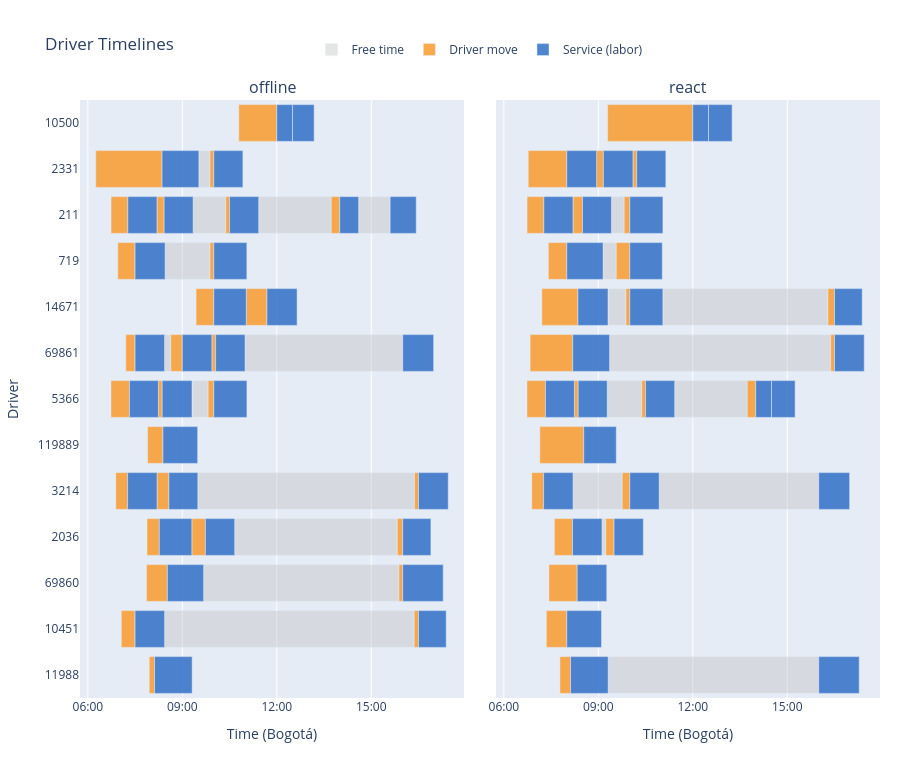

Notebook code cell kept with this figure:
### Markdown cell above
---
## Gantt Charts — Driver Timelines

### Code cell
build_comparison_gantt_figure(pair, LABEL_A, LABEL_B).show()

### Figure 1 — Plotly figure (JSON) as saved in the notebook; plotly's stock layout.template omitted (floating-point values rounded to 4 significant figures)
{"data": [{"base": ["2026-05-19T08:26:11.400000", "2026-05-19T09:56:19.200000", "2026-05-19T10:59:32.500000", "2026-05-19T08:26:18.600000", "2026-05-19T08:11:45.300000", "2026-05-19T09:20:36.600000", "2026-05-19T11:25:32.400000", "2026-05-19T14:35:57.600000", "2026-05-19T08:11:54.180000", "2026-05-19T09:29:34.780000", "2026-05-19T09:31:32.820000", "2026-05-19T09:40:39.480000", "2026-05-19T08:14:29.400000", "2026-05-19T09:18:29", "2026-05-19T09:18:11.340000", "2026-05-19T10:39:48.380000", "2026-05-19T08:27:15.600000", "2026-05-19T11:01:52.200000"], "hoverinfo": "text", "hovertext": ["<b>Free time</b><br>Driver: 69861<br>Labor: 595707<br>Service: 488755<br>Start: 08:26<br>End:   08:38<br>Duration: 12.0 min", "<b>Free time</b><br>Driver: 69861<br>Labor: 595229<br>Service: 488287<br>Start: 09:56<br>End:   09:56<br>Duration: 0.0 min", "<b>Free time</b><br>Driver: 69861<br>Labor: 595265<br>Service: 488323<br>Start: 10:59<br>End:   16:00<br>Duration: 300.5 min", "<b>Free time</b><br>Driver: 10451<br>Labor: 592918<br>Service: 486064<br>Start: 08:26<br>End:   16:21<br>Duration: 475.5 min", "<b>Free time</b><br>Driver: 211<br>Labor: 594864<br>Service: 487937<br>Start: 08:11<br>End:   08:11<br>Duration: 0.0 min", "<b>Free time</b><br>Driver: 211<br>Labor: 596513<br>Service: 489558<br>Start: 09:20<br>End:   10:22<br>Duration: 62.2 min", "<b>Free time</b><br>Driver: 211<br>Labor: 594810<br>Service: 487886<br>Start: 11:25<br>End:   13:43<br>Duration: 138.3 min", "<b>Free time</b><br>Driver: 211<br>Labor: 594812<br>Service: 487886<br>Start: 14:35<br>End:   15:35<br>Duration: 60.0 min", "<b>Free time</b><br>Driver: 3214<br>Labor: 593437<br>Service: 486562<br>Start: 08:11<br>End:   08:11<br>Duration: 0.0 min", "<b>Free time</b><br>Driver: 3214<br>Labor: 594866<br>Service: 487939<br>Start: 09:29<br>End:   16:22<br>Duration: 412.9 min", "<b>Free time</b><br>Driver: 2331<br>Labor: 595117<br>Service: 488182<br>Start: 09:31<br>End:   09:52<br>Duration: 21.2 min", "<b>Free time</b><br>Driver: 69860<br>Labor: 594595<br>Service: 487677<br>Start: 09:40<br>End:   15:52<br>Duration: 372.1 min", "<b>Free time</b><br>Driver: 5366<br>Labor: 595357<br>Service: 488415<br>Start: 08:14<br>End:   08:14<br>Duration: 0.0 min", "<b>Free time</b><br>Driver: 5366<br>Labor: 594701<br>Service: 487778<br>Start: 09:18<br>End:   09:49<br>Duration: 30.7 min", "<b>Free time</b><br>Driver: 2036<br>Labor: 595364<br>Service: 488422<br>Start: 09:18<br>End:   09:18<br>Duration: 0.0 min", "<b>Free time</b><br>Driver: 2036<br>Labor: 596575<br>Service: 489620<br>Start: 10:39<br>End:   15:49<br>Duration: 309.9 min", "<b>Free time</b><br>Driver: 719<br>Labor: 595861<br>Service: 488908<br>Start: 08:27<br>End:   09:52<br>Duration: 85.5 min", "<b>Free time</b><br>Driver: 14671<br>Labor: 596706<br>Service: 489754<br>Start: 11:01<br>End:   11:01<br>Duration: 0.0 min"], "legendgroup": "FREE_TIME", "marker": {"color": "rgba(190, 190, 190, 0.40)"}, "name": "Free time", "orientation": "h", "showlegend": true, "type": "bar", "x": [720180, 100, 18027500, 28530900, 300, 3731400, 8297000.0, 3600100, 100, 24773780, 1275180, 22328520, 200, 1842820, 200, 18591520, 5132400, 100], "xaxis": "x", "y": ["69861", "69861", "69861", "10451", "211", "211", "211", "211", "3214", "3214", "2331", "69860", "5366", "5366", "2036", "2036", "719", "14671"], "yaxis": "y"}, {"base": ["2026-05-19T07:12:21.600000", "2026-05-19T08:38:11.580000", "2026-05-19T09:56:19.300000", "2026-05-19T07:03:52.200000", "2026-05-19T16:21:49.500000", "2026-05-19T06:44:14.100000", "2026-05-19T08:11:45.600000", "2026-05-19T10:22:48", "2026-05-19T13:43:49.260000", "2026-05-19T06:53:18.780000", "2026-05-19T08:11:54.280000", "2026-05-19T16:22:28.560000", "2026-05-19T06:15:05.220000", "2026-05-19T09:52:48", "2026-05-19T07:53:51.360000", "2026-05-19T10:47:42", "2026-05-19T07:51:53.280000", "2026-05-19T15:52:48", "2026-05-19T07:57:03.600000", "2026-05-19T06:44:06", "2026-05-19T08:14:29.600000", "2026-05-19T09:49:11.820000", "2026-05-19T07:52:46.740000", "2026-05-19T09:18:11.540000", "2026-05-19T15:49:39.900000", "2026-05-19T06:57:07.200000", "2026-05-19T09:52:48", "2026-05-19T09:26:11.400000", "2026-05-19T11:01:52.300000"], "hoverinfo": "text", "hovertext": ["<b>Driver move</b><br>Driver: 69861<br>Labor: 564503<br>Service: 458639<br>Start: 07:12<br>End:   07:30<br>Duration: 17.6 min<br>Distance: 5.88 km", "<b>Driver move</b><br>Driver: 69861<br>Labor: 595707<br>Service: 488755<br>Start: 08:38<br>End:   09:00<br>Duration: 21.8 min<br>Distance: 11.20 km", "<b>Driver move</b><br>Driver: 69861<br>Labor: 595229<br>Service: 488287<br>Start: 09:56<br>End:   10:03<br>Duration: 7.2 min<br>Distance: 3.39 km", "<b>Driver move</b><br>Driver: 10451<br>Labor: 592127<br>Service: 485307<br>Start: 07:03<br>End:   07:30<br>Duration: 26.1 min<br>Distance: 8.71 km", "<b>Driver move</b><br>Driver: 10451<br>Labor: 592918<br>Service: 486064<br>Start: 16:21<br>End:   16:30<br>Duration: 8.2 min<br>Distance: 4.98 km", "<b>Driver move</b><br>Driver: 211<br>Labor: 592917<br>Service: 486063<br>Start: 06:44<br>End:   07:16<br>Duration: 32.1 min<br>Distance: 10.70 km", "<b>Driver move</b><br>Driver: 211<br>Labor: 594864<br>Service: 487937<br>Start: 08:11<br>End:   08:25<br>Duration: 13.6 min<br>Distance: 7.69 km", "<b>Driver move</b><br>Driver: 211<br>Labor: 596513<br>Service: 489558<br>Start: 10:22<br>End:   10:30<br>Duration: 7.2 min<br>Distance: 1.13 km", "<b>Driver move</b><br>Driver: 211<br>Labor: 594810<br>Service: 487886<br>Start: 13:43<br>End:   14:00<br>Duration: 16.2 min<br>Distance: 6.18 km", "<b>Driver move</b><br>Driver: 3214<br>Labor: 593949<br>Service: 487054<br>Start: 06:53<br>End:   07:15<br>Duration: 22.5 min<br>Distance: 7.50 km", "<b>Driver move</b><br>Driver: 3214<br>Labor: 593437<br>Service: 486562<br>Start: 08:11<br>End:   08:34<br>Duration: 22.6 min<br>Distance: 10.04 km", "<b>Driver move</b><br>Driver: 3214<br>Labor: 594866<br>Service: 487939<br>Start: 16:22<br>End:   16:30<br>Duration: 7.5 min<br>Distance: 5.00 km", "<b>Driver move</b><br>Driver: 2331<br>Labor: 594031<br>Service: 487130<br>Start: 06:15<br>End:   08:21<br>Duration: 126.3 min<br>Distance: 42.10 km", "<b>Driver move</b><br>Driver: 2331<br>Labor: 595117<br>Service: 488182<br>Start: 09:52<br>End:   10:00<br>Duration: 7.2 min<br>Distance: 4.76 km", "<b>Driver move</b><br>Driver: 119889<br>Labor: 594263<br>Service: 487359<br>Start: 07:53<br>End:   08:23<br>Duration: 29.3 min<br>Distance: 9.76 km", "<b>Driver move</b><br>Driver: 10500<br>Labor: 594512<br>Service: 487600<br>Start: 10:47<br>End:   12:00<br>Duration: 72.3 min<br>Distance: 24.10 km", "<b>Driver move</b><br>Driver: 69860<br>Labor: 594521<br>Service: 487607<br>Start: 07:51<br>End:   08:31<br>Duration: 39.7 min<br>Distance: 13.22 km", "<b>Driver move</b><br>Driver: 69860<br>Labor: 594595<br>Service: 487677<br>Start: 15:52<br>End:   16:00<br>Duration: 7.2 min<br>Distance: 1.04 km", "<b>Driver move</b><br>Driver: 11988<br>Labor: 594592<br>Service: 487675<br>Start: 07:57<br>End:   08:07<br>Duration: 10.1 min<br>Distance: 3.38 km", "<b>Driver move</b><br>Driver: 5366<br>Labor: 594651<br>Service: 487728<br>Start: 06:44<br>End:   07:19<br>Duration: 35.4 min<br>Distance: 11.80 km", "<b>Driver move</b><br>Driver: 5366<br>Labor: 595357<br>Service: 488415<br>Start: 08:14<br>End:   08:21<br>Duration: 7.2 min<br>Distance: 3.92 km", "<b>Driver move</b><br>Driver: 5366<br>Labor: 594701<br>Service: 487778<br>Start: 09:49<br>End:   10:00<br>Duration: 10.8 min<br>Distance: 6.98 km", "<b>Driver move</b><br>Driver: 2036<br>Labor: 595236<br>Service: 488294<br>Start: 07:52<br>End:   08:16<br>Duration: 23.5 min<br>Distance: 7.82 km", "<b>Driver move</b><br>Driver: 2036<br>Labor: 595364<br>Service: 488422<br>Start: 09:18<br>End:   09:44<br>Duration: 25.8 min<br>Distance: 10.10 km", "<b>Driver move</b><br>Driver: 2036<br>Labor: 596575<br>Service: 489620<br>Start: 15:49<br>End:   16:00<br>Duration: 10.3 min<br>Distance: 5.73 km", "<b>Driver move</b><br>Driver: 719<br>Labor: 595371<br>Service: 488429<br>Start: 06:57<br>End:   07:30<br>Duration: 32.9 min<br>Distance: 10.96 km", "<b>Driver move</b><br>Driver: 719<br>Labor: 595861<br>Service: 488908<br>Start: 09:52<br>End:   10:00<br>Duration: 7.2 min<br>Distance: 2.51 km", "<b>Driver move</b><br>Driver: 14671<br>Labor: 595728<br>Service: 488776<br>Start: 09:26<br>End:   10:00<br>Duration: 33.8 min<br>Distance: 11.27 km", "<b>Driver move</b><br>Driver: 14671<br>Labor: 596706<br>Service: 489754<br>Start: 11:01<br>End:   11:41<br>Duration: 39.4 min<br>Distance: 13.44 km"], "legendgroup": "DRIVER_MOVE", "marker": {"color": "rgba(250, 155, 45,  0.85)"}, "name": "Driver move", "orientation": "h", "showlegend": true, "type": "bar", "x": [1058400, 1308420, 432000, 1567800, 490500, 1926000, 815400, 432000, 970740, 1350000, 1356300, 451440, 7578000, 432000, 1756800, 4338000, 2379600, 432000, 608400, 2124000, 432000, 648180, 1407600, 1549440, 620100, 1972800, 432000, 2028600, 2364660], "xaxis": "x", "y": ["69861", "69861", "69861", "10451", "10451", "211", "211", "211", "211", "3214", "3214", "3214", "2331", "2331", "119889", "10500", "69860", "69860", "11988", "5366", "5366", "5366", "2036", "2036", "2036", "719", "719", "14671", "14671"], "yaxis": "y"}, {"base": ["2026-05-19T07:30:00", "2026-05-19T09:00:00", "2026-05-19T10:03:31.300000", "2026-05-19T16:00:00", "2026-05-19T07:30:00", "2026-05-19T16:30:00", "2026-05-19T07:16:20.100000", "2026-05-19T08:25:21", "2026-05-19T10:30:00", "2026-05-19T14:00:00", "2026-05-19T15:35:57.700000", "2026-05-19T07:15:48.780000", "2026-05-19T08:34:30.580000", "2026-05-19T16:30:00", "2026-05-19T08:21:23.220000", "2026-05-19T10:00:00", "2026-05-19T08:23:08.160000", "2026-05-19T12:00:00", "2026-05-19T12:30:00", "2026-05-19T08:31:32.880000", "2026-05-19T16:00:00", "2026-05-19T08:07:12", "2026-05-19T07:19:30", "2026-05-19T08:21:41.600000", "2026-05-19T10:00:00", "2026-05-19T08:16:14.340000", "2026-05-19T09:44:00.980000", "2026-05-19T16:00:00", "2026-05-19T07:30:00", "2026-05-19T10:00:00", "2026-05-19T10:00:00", "2026-05-19T11:41:16.960000"], "hoverinfo": "text", "hovertext": ["<b>Service (labor)</b><br>Driver: 69861<br>Labor: 564503<br>Service: 458639<br>Start: 07:30<br>End:   08:26<br>Duration: 56.2 min<br>Distance: 10.07 km", "<b>Service (labor)</b><br>Driver: 69861<br>Labor: 595707<br>Service: 488755<br>Start: 09:00<br>End:   09:56<br>Duration: 56.3 min<br>Distance: 8.59 km", "<b>Service (labor)</b><br>Driver: 69861<br>Labor: 595229<br>Service: 488287<br>Start: 10:03<br>End:   10:59<br>Duration: 56.0 min<br>Distance: 9.72 km", "<b>Service (labor)</b><br>Driver: 69861<br>Labor: 595265<br>Service: 488323<br>Start: 16:00<br>End:   16:58<br>Duration: 58.8 min<br>Distance: 9.58 km", "<b>Service (labor)</b><br>Driver: 10451<br>Labor: 592127<br>Service: 485307<br>Start: 07:30<br>End:   08:26<br>Duration: 56.3 min<br>Distance: 6.14 km", "<b>Service (labor)</b><br>Driver: 10451<br>Labor: 592918<br>Service: 486064<br>Start: 16:30<br>End:   17:22<br>Duration: 52.8 min<br>Distance: 6.12 km", "<b>Service (labor)</b><br>Driver: 211<br>Labor: 592917<br>Service: 486063<br>Start: 07:16<br>End:   08:11<br>Duration: 55.4 min<br>Distance: 7.34 km", "<b>Service (labor)</b><br>Driver: 211<br>Labor: 594864<br>Service: 487937<br>Start: 08:25<br>End:   09:20<br>Duration: 55.3 min<br>Distance: 7.19 km", "<b>Service (labor)</b><br>Driver: 211<br>Labor: 596513<br>Service: 489558<br>Start: 10:30<br>End:   11:25<br>Duration: 55.5 min<br>Distance: 6.79 km", "<b>Service (labor)</b><br>Driver: 211<br>Labor: 594810<br>Service: 487886<br>Start: 14:00<br>End:   14:35<br>Duration: 36.0 min<br>Distance: 2.78 km", "<b>Service (labor)</b><br>Driver: 211<br>Labor: 594812<br>Service: 487886<br>Start: 15:35<br>End:   16:25<br>Duration: 49.8 min<br>Distance: 2.25 km", "<b>Service (labor)</b><br>Driver: 3214<br>Labor: 593949<br>Service: 487054<br>Start: 07:15<br>End:   08:11<br>Duration: 56.1 min<br>Distance: 7.56 km", "<b>Service (labor)</b><br>Driver: 3214<br>Labor: 593437<br>Service: 486562<br>Start: 08:34<br>End:   09:29<br>Duration: 55.1 min<br>Distance: 4.21 km", "<b>Service (labor)</b><br>Driver: 3214<br>Labor: 594866<br>Service: 487939<br>Start: 16:30<br>End:   17:26<br>Duration: 56.7 min<br>Distance: 8.08 km", "<b>Service (labor)</b><br>Driver: 2331<br>Labor: 594031<br>Service: 487130<br>Start: 08:21<br>End:   09:31<br>Duration: 70.2 min<br>Distance: 16.38 km", "<b>Service (labor)</b><br>Driver: 2331<br>Labor: 595117<br>Service: 488182<br>Start: 10:00<br>End:   10:55<br>Duration: 55.5 min<br>Distance: 7.05 km", "<b>Service (labor)</b><br>Driver: 119889<br>Labor: 594263<br>Service: 487359<br>Start: 08:23<br>End:   09:29<br>Duration: 66.1 min<br>Distance: 15.47 km", "<b>Service (labor)</b><br>Driver: 10500<br>Labor: 594512<br>Service: 487600<br>Start: 12:00<br>End:   12:30<br>Duration: 30.0 min", "<b>Service (labor)</b><br>Driver: 10500<br>Labor: 594514<br>Service: 487600<br>Start: 12:30<br>End:   13:11<br>Duration: 41.2 min<br>Distance: 8.79 km", "<b>Service (labor)</b><br>Driver: 69860<br>Labor: 594521<br>Service: 487607<br>Start: 08:31<br>End:   09:40<br>Duration: 69.1 min<br>Distance: 20.46 km", "<b>Service (labor)</b><br>Driver: 69860<br>Labor: 594595<br>Service: 487677<br>Start: 16:00<br>End:   17:17<br>Duration: 77.1 min<br>Distance: 22.68 km", "<b>Service (labor)</b><br>Driver: 11988<br>Labor: 594592<br>Service: 487675<br>Start: 08:07<br>End:   09:18<br>Duration: 71.6 min<br>Distance: 20.70 km", "<b>Service (labor)</b><br>Driver: 5366<br>Labor: 594651<br>Service: 487728<br>Start: 07:19<br>End:   08:14<br>Duration: 55.0 min<br>Distance: 5.46 km", "<b>Service (labor)</b><br>Driver: 5366<br>Labor: 595357<br>Service: 488415<br>Start: 08:21<br>End:   09:18<br>Duration: 56.8 min<br>Distance: 8.31 km", "<b>Service (labor)</b><br>Driver: 5366<br>Labor: 594701<br>Service: 487778<br>Start: 10:00<br>End:   11:03<br>Duration: 63.1 min<br>Distance: 14.16 km", "<b>Service (labor)</b><br>Driver: 2036<br>Labor: 595236<br>Service: 488294<br>Start: 08:16<br>End:   09:18<br>Duration: 62.0 min<br>Distance: 13.43 km", "<b>Service (labor)</b><br>Driver: 2036<br>Labor: 595364<br>Service: 488422<br>Start: 09:44<br>End:   10:39<br>Duration: 55.8 min<br>Distance: 8.17 km", "<b>Service (labor)</b><br>Driver: 2036<br>Labor: 596575<br>Service: 489620<br>Start: 16:00<br>End:   16:53<br>Duration: 53.7 min<br>Distance: 6.92 km", "<b>Service (labor)</b><br>Driver: 719<br>Labor: 595371<br>Service: 488429<br>Start: 07:30<br>End:   08:27<br>Duration: 57.3 min<br>Distance: 8.39 km", "<b>Service (labor)</b><br>Driver: 719<br>Labor: 595861<br>Service: 488908<br>Start: 10:00<br>End:   11:03<br>Duration: 63.0 min<br>Distance: 13.60 km", "<b>Service (labor)</b><br>Driver: 14671<br>Labor: 595728<br>Service: 488776<br>Start: 10:00<br>End:   11:01<br>Duration: 61.9 min<br>Distance: 8.32 km", "<b>Service (labor)</b><br>Driver: 14671<br>Labor: 596706<br>Service: 489754<br>Start: 11:41<br>End:   12:38<br>Duration: 57.4 min<br>Distance: 7.14 km"], "legendgroup": "VEHICLE_TRANSPORTATION", "marker": {"color": "rgba(55,  115, 200, 0.88)"}, "name": "Service (labor)", "orientation": "h", "showlegend": true, "type": "bar", "x": [3371400, 3379200, 3361200, 3529800, 3378600, 3167400, 3325200, 3315600, 3332400, 2157600, 2986800, 3365400, 3304200, 3402000, 4209600, 3328200, 3966600, 1800000, 2473200, 4147000.0, 4627200, 4293600, 3299400, 3407400, 3788400, 3717000, 3347400, 3219600, 3435600, 3781200, 3712200, 3445800], "xaxis": "x", "y": ["69861", "69861", "69861", "69861", "10451", "10451", "211", "211", "211", "211", "211", "3214", "3214", "3214", "2331", "2331", "119889", "10500", "10500", "69860", "69860", "11988", "5366", "5366", "5366", "2036", "2036", "2036", "719", "719", "14671", "14671"], "yaxis": "y"}, {"base": ["2026-05-19T09:07:05.160000", "2026-05-19T08:11:45.300000", "2026-05-19T09:25:04.200000", "2026-05-19T09:18:28.560000", "2026-05-19T11:03:01.200000", "2026-05-19T08:11:54.180000", "2026-05-19T10:56:01.200000", "2026-05-19T09:21:28.740000", "2026-05-19T09:09:06.600000", "2026-05-19T09:18:45.600000", "2026-05-19T08:14:29.400000", "2026-05-19T09:16:57.200000", "2026-05-19T11:25:32.400000", "2026-05-19T08:56:47.400000", "2026-05-19T10:06:01.080000"], "hoverinfo": "text", "hovertext": ["<b>Free time</b><br>Driver: 2036<br>Labor: 595364<br>Service: 488422<br>Start: 09:07<br>End:   09:14<br>Duration: 7.3 min", "<b>Free time</b><br>Driver: 211<br>Labor: 593437<br>Service: 486562<br>Start: 08:11<br>End:   08:11<br>Duration: 0.1 min", "<b>Free time</b><br>Driver: 211<br>Labor: 594701<br>Service: 487778<br>Start: 09:25<br>End:   09:49<br>Duration: 24.2 min", "<b>Free time</b><br>Driver: 14671<br>Labor: 595861<br>Service: 488908<br>Start: 09:18<br>End:   09:52<br>Duration: 34.3 min", "<b>Free time</b><br>Driver: 14671<br>Labor: 592918<br>Service: 486064<br>Start: 11:03<br>End:   16:17<br>Duration: 314.6 min", "<b>Free time</b><br>Driver: 3214<br>Labor: 595229<br>Service: 488287<br>Start: 08:11<br>End:   09:45<br>Duration: 93.7 min", "<b>Free time</b><br>Driver: 3214<br>Labor: 595265<br>Service: 488323<br>Start: 10:56<br>End:   16:00<br>Duration: 304.0 min", "<b>Free time</b><br>Driver: 69861<br>Labor: 594866<br>Service: 487939<br>Start: 09:21<br>End:   16:22<br>Duration: 421.3 min", "<b>Free time</b><br>Driver: 719<br>Labor: 595728<br>Service: 488776<br>Start: 09:09<br>End:   09:34<br>Duration: 25.1 min", "<b>Free time</b><br>Driver: 11988<br>Labor: 594595<br>Service: 487677<br>Start: 09:18<br>End:   16:00<br>Duration: 401.2 min", "<b>Free time</b><br>Driver: 5366<br>Labor: 594864<br>Service: 487937<br>Start: 08:14<br>End:   08:14<br>Duration: 0.0 min", "<b>Free time</b><br>Driver: 5366<br>Labor: 596513<br>Service: 489558<br>Start: 09:16<br>End:   10:22<br>Duration: 65.8 min", "<b>Free time</b><br>Driver: 5366<br>Labor: 594810<br>Service: 487886<br>Start: 11:25<br>End:   13:43<br>Duration: 138.3 min", "<b>Free time</b><br>Driver: 2331<br>Labor: 595707<br>Service: 488755<br>Start: 08:56<br>End:   08:56<br>Duration: 0.0 min", "<b>Free time</b><br>Driver: 2331<br>Labor: 595117<br>Service: 488182<br>Start: 10:06<br>End:   10:06<br>Duration: 0.0 min"], "legendgroup": "FREE_TIME", "marker": {"color": "rgba(190, 190, 190, 0.40)"}, "name": "Free time", "orientation": "h", "showlegend": false, "type": "bar", "x": [436680, 8400, 1454100, 2059440, 18878820, 5623440, 18238800, 25279260, 1507380, 24074400, 200, 3950800, 8297000.0, 300, 100], "xaxis": "x2", "y": ["2036", "211", "211", "14671", "14671", "3214", "3214", "69861", "719", "11988", "5366", "5366", "5366", "2331", "2331"], "yaxis": "y2"}, {"base": ["2026-05-19T07:36:18.360000", "2026-05-19T09:14:21.840000", "2026-05-19T07:25:58.260000", "2026-05-19T06:44:14.100000", "2026-05-19T08:11:53.700000", "2026-05-19T09:49:18.300000", "2026-05-19T07:12:32.760000", "2026-05-19T09:52:48", "2026-05-19T16:17:40.020000", "2026-05-19T06:53:18.780000", "2026-05-19T09:45:37.620000", "2026-05-19T06:50:04.740000", "2026-05-19T16:22:48", "2026-05-19T07:20:58.200000", "2026-05-19T09:17:43.800000", "2026-05-19T07:24:50.400000", "2026-05-19T09:34:13.980000", "2026-05-19T07:46:55.200000", "2026-05-19T06:44:06", "2026-05-19T08:14:29.600000", "2026-05-19T10:22:48", "2026-05-19T13:43:49.260000", "2026-05-19T06:46:28.200000", "2026-05-19T08:56:47.700000", "2026-05-19T10:06:01.180000", "2026-05-19T07:08:35.520000"], "hoverinfo": "text", "hovertext": ["<b>Driver move</b><br>Driver: 2036<br>Labor: 564503<br>Service: 458639<br>Start: 07:36<br>End:   08:10<br>Duration: 34.6 min<br>Distance: 11.53 km", "<b>Driver move</b><br>Driver: 2036<br>Labor: 595364<br>Service: 488422<br>Start: 09:14<br>End:   09:30<br>Duration: 15.6 min<br>Distance: 14.97 km", "<b>Driver move</b><br>Driver: 69860<br>Labor: 592127<br>Service: 485307<br>Start: 07:25<br>End:   08:19<br>Duration: 53.8 min<br>Distance: 17.94 km", "<b>Driver move</b><br>Driver: 211<br>Labor: 592917<br>Service: 486063<br>Start: 06:44<br>End:   07:16<br>Duration: 32.1 min<br>Distance: 10.70 km", "<b>Driver move</b><br>Driver: 211<br>Labor: 593437<br>Service: 486562<br>Start: 08:11<br>End:   08:30<br>Duration: 18.1 min<br>Distance: 17.43 km", "<b>Driver move</b><br>Driver: 211<br>Labor: 594701<br>Service: 487778<br>Start: 09:49<br>End:   10:00<br>Duration: 10.7 min<br>Distance: 12.95 km", "<b>Driver move</b><br>Driver: 14671<br>Labor: 595371<br>Service: 488429<br>Start: 07:12<br>End:   08:21<br>Duration: 68.7 min<br>Distance: 22.89 km", "<b>Driver move</b><br>Driver: 14671<br>Labor: 595861<br>Service: 488908<br>Start: 09:52<br>End:   10:00<br>Duration: 7.2 min<br>Distance: 5.01 km", "<b>Driver move</b><br>Driver: 14671<br>Labor: 592918<br>Service: 486064<br>Start: 16:17<br>End:   16:30<br>Duration: 12.3 min<br>Distance: 11.73 km", "<b>Driver move</b><br>Driver: 3214<br>Labor: 593949<br>Service: 487054<br>Start: 06:53<br>End:   07:15<br>Duration: 22.5 min<br>Distance: 7.50 km", "<b>Driver move</b><br>Driver: 3214<br>Labor: 595229<br>Service: 488287<br>Start: 09:45<br>End:   10:00<br>Duration: 14.4 min<br>Distance: 15.30 km", "<b>Driver move</b><br>Driver: 69861<br>Labor: 594031<br>Service: 487130<br>Start: 06:50<br>End:   08:11<br>Duration: 81.2 min<br>Distance: 27.08 km", "<b>Driver move</b><br>Driver: 69861<br>Labor: 594866<br>Service: 487939<br>Start: 16:22<br>End:   16:30<br>Duration: 7.2 min<br>Distance: 11.64 km", "<b>Driver move</b><br>Driver: 10451<br>Labor: 594263<br>Service: 487359<br>Start: 07:20<br>End:   08:00<br>Duration: 39.0 min<br>Distance: 13.01 km", "<b>Driver move</b><br>Driver: 10500<br>Labor: 594512<br>Service: 487600<br>Start: 09:17<br>End:   12:00<br>Duration: 162.3 min<br>Distance: 54.09 km", "<b>Driver move</b><br>Driver: 719<br>Labor: 594521<br>Service: 487607<br>Start: 07:24<br>End:   08:00<br>Duration: 35.2 min<br>Distance: 11.72 km", "<b>Driver move</b><br>Driver: 719<br>Labor: 595728<br>Service: 488776<br>Start: 09:34<br>End:   10:00<br>Duration: 25.8 min<br>Distance: 28.00 km", "<b>Driver move</b><br>Driver: 11988<br>Labor: 594592<br>Service: 487675<br>Start: 07:46<br>End:   08:07<br>Duration: 20.3 min<br>Distance: 6.76 km", "<b>Driver move</b><br>Driver: 5366<br>Labor: 594651<br>Service: 487728<br>Start: 06:44<br>End:   07:19<br>Duration: 35.4 min<br>Distance: 11.80 km", "<b>Driver move</b><br>Driver: 5366<br>Labor: 594864<br>Service: 487937<br>Start: 08:14<br>End:   08:21<br>Duration: 7.2 min<br>Distance: 3.91 km", "<b>Driver move</b><br>Driver: 5366<br>Labor: 596513<br>Service: 489558<br>Start: 10:22<br>End:   10:30<br>Duration: 7.2 min<br>Distance: 4.65 km", "<b>Driver move</b><br>Driver: 5366<br>Labor: 594810<br>Service: 487886<br>Start: 13:43<br>End:   14:00<br>Duration: 16.2 min<br>Distance: 12.37 km", "<b>Driver move</b><br>Driver: 2331<br>Labor: 595357<br>Service: 488415<br>Start: 06:46<br>End:   08:00<br>Duration: 73.5 min<br>Distance: 24.51 km", "<b>Driver move</b><br>Driver: 2331<br>Labor: 595707<br>Service: 488755<br>Start: 08:56<br>End:   09:09<br>Duration: 12.9 min<br>Distance: 10.98 km", "<b>Driver move</b><br>Driver: 2331<br>Labor: 595117<br>Service: 488182<br>Start: 10:06<br>End:   10:13<br>Duration: 7.2 min<br>Distance: 8.42 km", "<b>Driver move</b><br>Driver: 119889<br>Labor: 595236<br>Service: 488294<br>Start: 07:08<br>End:   08:32<br>Duration: 83.7 min<br>Distance: 27.90 km"], "legendgroup": "DRIVER_MOVE", "marker": {"color": "rgba(250, 155, 45,  0.85)"}, "name": "Driver move", "orientation": "h", "showlegend": false, "type": "bar", "x": [2075400, 938160, 3229200, 1926000, 1086300, 641700, 4120200, 432000, 739980, 1350000, 862380, 4874400, 432000, 2341800, 9736200, 2109600, 1546020, 1216800, 2124000, 432000, 432000, 970740, 4411800, 774180, 432000, 5022000], "xaxis": "x2", "y": ["2036", "2036", "69860", "211", "211", "211", "14671", "14671", "14671", "3214", "3214", "69861", "69861", "10451", "10500", "719", "719", "11988", "5366", "5366", "5366", "5366", "2331", "2331", "2331", "119889"], "yaxis": "y2"}, {"base": ["2026-05-19T08:10:53.760000", "2026-05-19T09:30:00", "2026-05-19T08:19:47.460000", "2026-05-19T07:16:20.100000", "2026-05-19T08:30:00", "2026-05-19T10:00:00", "2026-05-19T08:21:12.960000", "2026-05-19T10:00:00", "2026-05-19T16:30:00", "2026-05-19T07:15:48.780000", "2026-05-19T10:00:00", "2026-05-19T16:00:00", "2026-05-19T08:11:19.140000", "2026-05-19T16:30:00", "2026-05-19T08:00:00", "2026-05-19T12:00:00", "2026-05-19T12:30:00", "2026-05-19T08:00:00", "2026-05-19T10:00:00", "2026-05-19T08:07:12", "2026-05-19T16:00:00", "2026-05-19T07:19:30", "2026-05-19T08:21:41.600000", "2026-05-19T10:30:00", "2026-05-19T14:00:00", "2026-05-19T14:30:00", "2026-05-19T08:00:00", "2026-05-19T09:09:41.880000", "2026-05-19T10:13:13.180000", "2026-05-19T08:32:17.520000"], "hoverinfo": "text", "hovertext": ["<b>Service (labor)</b><br>Driver: 2036<br>Labor: 564503<br>Service: 458639<br>Start: 08:10<br>End:   09:07<br>Duration: 56.2 min<br>Distance: 10.07 km", "<b>Service (labor)</b><br>Driver: 2036<br>Labor: 595364<br>Service: 488422<br>Start: 09:30<br>End:   10:25<br>Duration: 55.8 min<br>Distance: 8.17 km", "<b>Service (labor)</b><br>Driver: 69860<br>Labor: 592127<br>Service: 485307<br>Start: 08:19<br>End:   09:16<br>Duration: 56.3 min<br>Distance: 6.14 km", "<b>Service (labor)</b><br>Driver: 211<br>Labor: 592917<br>Service: 486063<br>Start: 07:16<br>End:   08:11<br>Duration: 55.4 min<br>Distance: 7.34 km", "<b>Service (labor)</b><br>Driver: 211<br>Labor: 593437<br>Service: 486562<br>Start: 08:30<br>End:   09:25<br>Duration: 55.1 min<br>Distance: 4.21 km", "<b>Service (labor)</b><br>Driver: 211<br>Labor: 594701<br>Service: 487778<br>Start: 10:00<br>End:   11:03<br>Duration: 63.1 min<br>Distance: 14.16 km", "<b>Service (labor)</b><br>Driver: 14671<br>Labor: 595371<br>Service: 488429<br>Start: 08:21<br>End:   09:18<br>Duration: 57.3 min<br>Distance: 8.39 km", "<b>Service (labor)</b><br>Driver: 14671<br>Labor: 595861<br>Service: 488908<br>Start: 10:00<br>End:   11:03<br>Duration: 63.0 min<br>Distance: 13.60 km", "<b>Service (labor)</b><br>Driver: 14671<br>Labor: 592918<br>Service: 486064<br>Start: 16:30<br>End:   17:22<br>Duration: 52.8 min<br>Distance: 6.12 km", "<b>Service (labor)</b><br>Driver: 3214<br>Labor: 593949<br>Service: 487054<br>Start: 07:15<br>End:   08:11<br>Duration: 56.1 min<br>Distance: 7.56 km", "<b>Service (labor)</b><br>Driver: 3214<br>Labor: 595229<br>Service: 488287<br>Start: 10:00<br>End:   10:56<br>Duration: 56.0 min<br>Distance: 9.72 km", "<b>Service (labor)</b><br>Driver: 3214<br>Labor: 595265<br>Service: 488323<br>Start: 16:00<br>End:   16:58<br>Duration: 58.8 min<br>Distance: 9.58 km", "<b>Service (labor)</b><br>Driver: 69861<br>Labor: 594031<br>Service: 487130<br>Start: 08:11<br>End:   09:21<br>Duration: 70.2 min<br>Distance: 16.38 km", "<b>Service (labor)</b><br>Driver: 69861<br>Labor: 594866<br>Service: 487939<br>Start: 16:30<br>End:   17:26<br>Duration: 56.7 min<br>Distance: 8.08 km", "<b>Service (labor)</b><br>Driver: 10451<br>Labor: 594263<br>Service: 487359<br>Start: 08:00<br>End:   09:06<br>Duration: 66.1 min<br>Distance: 15.47 km", "<b>Service (labor)</b><br>Driver: 10500<br>Labor: 594512<br>Service: 487600<br>Start: 12:00<br>End:   12:30<br>Duration: 30.0 min", "<b>Service (labor)</b><br>Driver: 10500<br>Labor: 594514<br>Service: 487600<br>Start: 12:30<br>End:   13:15<br>Duration: 45.0 min", "<b>Service (labor)</b><br>Driver: 719<br>Labor: 594521<br>Service: 487607<br>Start: 08:00<br>End:   09:09<br>Duration: 69.1 min<br>Distance: 20.46 km", "<b>Service (labor)</b><br>Driver: 719<br>Labor: 595728<br>Service: 488776<br>Start: 10:00<br>End:   11:01<br>Duration: 61.9 min<br>Distance: 8.32 km", "<b>Service (labor)</b><br>Driver: 11988<br>Labor: 594592<br>Service: 487675<br>Start: 08:07<br>End:   09:18<br>Duration: 71.6 min<br>Distance: 20.70 km", "<b>Service (labor)</b><br>Driver: 11988<br>Labor: 594595<br>Service: 487677<br>Start: 16:00<br>End:   17:17<br>Duration: 77.1 min<br>Distance: 22.68 km", "<b>Service (labor)</b><br>Driver: 5366<br>Labor: 594651<br>Service: 487728<br>Start: 07:19<br>End:   08:14<br>Duration: 55.0 min<br>Distance: 5.46 km", "<b>Service (labor)</b><br>Driver: 5366<br>Labor: 594864<br>Service: 487937<br>Start: 08:21<br>End:   09:16<br>Duration: 55.3 min<br>Distance: 7.19 km", "<b>Service (labor)</b><br>Driver: 5366<br>Labor: 596513<br>Service: 489558<br>Start: 10:30<br>End:   11:25<br>Duration: 55.5 min<br>Distance: 6.79 km", "<b>Service (labor)</b><br>Driver: 5366<br>Labor: 594810<br>Service: 487886<br>Start: 14:00<br>End:   14:30<br>Duration: 30.0 min", "<b>Service (labor)</b><br>Driver: 5366<br>Labor: 594812<br>Service: 487886<br>Start: 14:30<br>End:   15:15<br>Duration: 45.0 min", "<b>Service (labor)</b><br>Driver: 2331<br>Labor: 595357<br>Service: 488415<br>Start: 08:00<br>End:   08:56<br>Duration: 56.8 min<br>Distance: 8.31 km", "<b>Service (labor)</b><br>Driver: 2331<br>Labor: 595707<br>Service: 488755<br>Start: 09:09<br>End:   10:06<br>Duration: 56.3 min<br>Distance: 8.59 km", "<b>Service (labor)</b><br>Driver: 2331<br>Labor: 595117<br>Service: 488182<br>Start: 10:13<br>End:   11:08<br>Duration: 55.5 min<br>Distance: 7.05 km", "<b>Service (labor)</b><br>Driver: 119889<br>Labor: 595236<br>Service: 488294<br>Start: 08:32<br>End:   09:34<br>Duration: 62.0 min<br>Distance: 13.43 km"], "legendgroup": "VEHICLE_TRANSPORTATION", "marker": {"color": "rgba(55,  115, 200, 0.88)"}, "name": "Service (labor)", "orientation": "h", "showlegend": false, "type": "bar", "x": [3371400, 3347400, 3378600, 3325200, 3304200, 3788400, 3435600, 3781200, 3167400, 3365400, 3361200, 3529800, 4209600, 3402000, 3966600, 1800000, 2700000, 4147000.0, 3712200, 4293600, 4627200, 3299400, 3315600, 3332400, 1800000, 2700000, 3407400, 3379200, 3328200, 3717000], "xaxis": "x2", "y": ["2036", "2036", "69860", "211", "211", "211", "14671", "14671", "14671", "3214", "3214", "3214", "69861", "69861", "10451", "10500", "10500", "719", "719", "11988", "11988", "5366", "5366", "5366", "5366", "5366", "2331", "2331", "2331", "119889"], "yaxis": "y2"}], "layout": {"annotations": [{"font": {"size": 16}, "showarrow": false, "text": "offline", "x": 0.24, "xanchor": "center", "xref": "paper", "y": 1, "yanchor": "bottom", "yref": "paper"}, {"font": {"size": 16}, "showarrow": false, "text": "react", "x": 0.76, "xanchor": "center", "xref": "paper", "y": 1, "yanchor": "bottom", "yref": "paper"}], "barmode": "overlay", "height": 758, "hovermode": "closest", "legend": {"orientation": "h", "x": 0.5, "xanchor": "center", "y": 1.06, "yanchor": "bottom"}, "margin": {"b": 60, "l": 80, "r": 20, "t": 100}, "title": {"text": "Driver Timelines"}, "xaxis": {"anchor": "y", "domain": [0, 0.48], "range": ["2026-05-19T05:45:05.220000", "2026-05-19T17:56:42"], "tickformat": "%H:%M", "title": {"text": "Time (Bogotá)"}, "type": "date"}, "xaxis2": {"anchor": "y2", "domain": [0.52, 1], "range": ["2026-05-19T05:45:05.220000", "2026-05-19T17:56:42"], "tickformat": "%H:%M", "title": {"text": "Time (Bogotá)"}, "type": "date"}, "yaxis": {"anchor": "x", "categoryarray": ["11988", "10451", "69860", "2036", "3214", "119889", "5366", "69861", "14671", "719", "211", "2331", "10500"], "categoryorder": "array", "domain": [0, 1], "title": {"text": "Driver"}}, "yaxis2": {"anchor": "x2", "domain": [0, 1], "matches": "y", "showticklabels": false}}}
